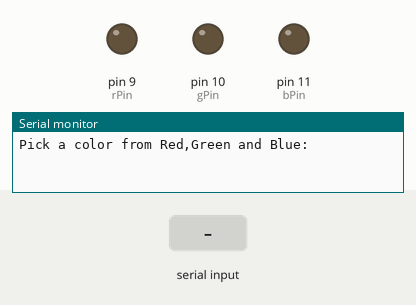
Simulated run of this sketch. Board: Arduino Uno, built with avr-gcc and run on an emulated ATmega328P. On the bench: output pins drawn as LEDs (lit = HIGH), the last lines printed to the serial monitor. The inputs (shaded band) are chosen by the test bench.

Above: at 1.2 s.
1.3 s: "red" received over Serial
At 3.5 s:
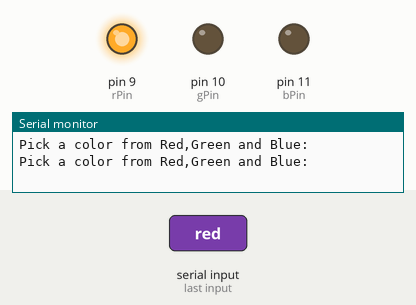
3.8 s: "green" received over Serial
At 5.4 s:
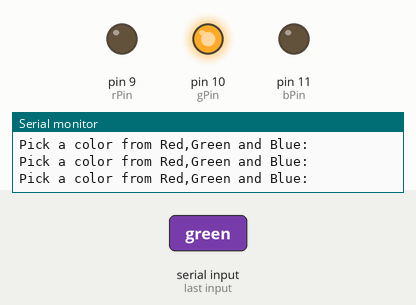
6.3 s: "blue" received over Serial
At 8.5 s:
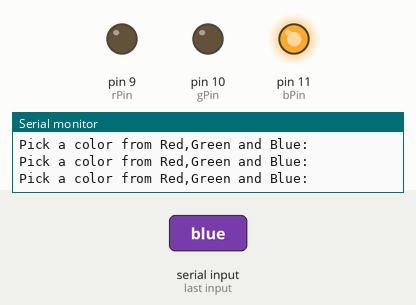
Timing chart, 0 to 10.0 s (numbered marks = the images above; inputs shaded):
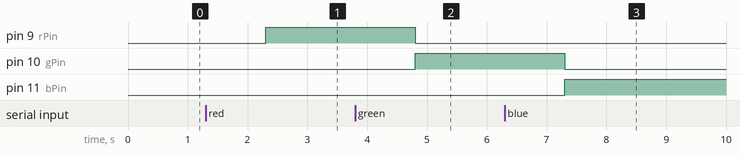

Measured:
- after the input at 1.3 s, pin 9 (rPin): LOW → HIGH after 1.0 s
- after the input at 3.8 s, pin 9 (rPin): HIGH → LOW after 1.0 s; pin 10 (gPin): LOW → HIGH after 1.0 s
- after the input at 6.3 s, pin 10 (gPin): HIGH → LOW after 1.0 s; pin 11 (bPin): LOW → HIGH after 1.0 s

The sketch:

RorGorBInput.ino
```cpp
int rPin=9,gPin=10,bPin=11;
String choice;
String msg = "Pick a color from Red,Green and Blue:";
String err = "Incorrect Choice! Try again.";

void setup() {
  // put your setup code here, to run once:
  Serial.begin(9600);
  pinMode(rPin,OUTPUT);
  pinMode(gPin,OUTPUT);
  pinMode(bPin,OUTPUT);
}

void loop() {
  // put your main code here, to run repeatedly:
  Serial.println();
  Serial.println(msg);
  while(Serial.available()==0){}
  choice = Serial.readString();
  choice.trim();
  choice.toLowerCase();
  if (choice == "red"){
    digitalWrite(rPin, HIGH);
    digitalWrite(gPin, LOW);
    digitalWrite(bPin, LOW);
  }
  else if (choice == "green"){
    digitalWrite(rPin, LOW);
    digitalWrite(gPin, HIGH);
    digitalWrite(bPin, LOW);
  }
  else if (choice == "blue"){
    digitalWrite(rPin, LOW);
    digitalWrite(gPin, LOW);
    digitalWrite(bPin, HIGH);
  }
  else{
    Serial.println(err);
    digitalWrite(rPin, LOW);
    digitalWrite(gPin, LOW);
    digitalWrite(bPin, LOW);
  }
}
```
